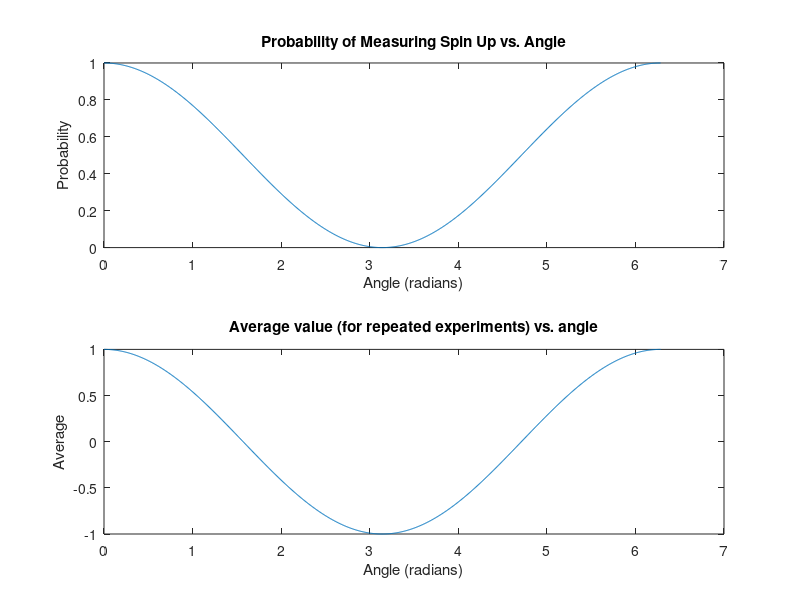

Reproduce this figure in MATLAB.
% Very simple simulation which shows the probability of measuring the
% spin of an electron to be up realtive to a measurement device. The device is rotated
% over 360 degrees (from the inital starting position).
clear; clc;

% Unit vector for the orientation of electron spin (3D space)
n = [0.7071; 0.0; 0.7071];

% Unit vector for the orientation of the measurement device (3D space)
m = [0.7071; 0.0; 0.7071];


% Array of angles from 0 to 2pi
angles = linspace(0, 2*pi, 1000);

% Calculate the probability for each angle
average = dot(n, m) * cos(angles);
probabilities = (1 + average) / 2;

% Plotting
figure;
subplot(2,1,1);
plot(angles, probabilities);
title('Probability of Measuring Spin Up vs. Angle');
xlabel('Angle (radians)');
ylabel('Probability');
ylim([0, 1]);

subplot(2,1,2);
plot(angles,average);
title('Average value (for repeated experiments) vs. angle');
xlabel('Angle (radians)');
ylabel('Average');

% Display the maximum probability and corresponding angle
[max_prob, max_idx] = max(probabilities);
disp(['Maximum Probability: ' num2str(max_prob)]);
disp(['Corresponding Angle: ' num2str(angles(max_idx))]);